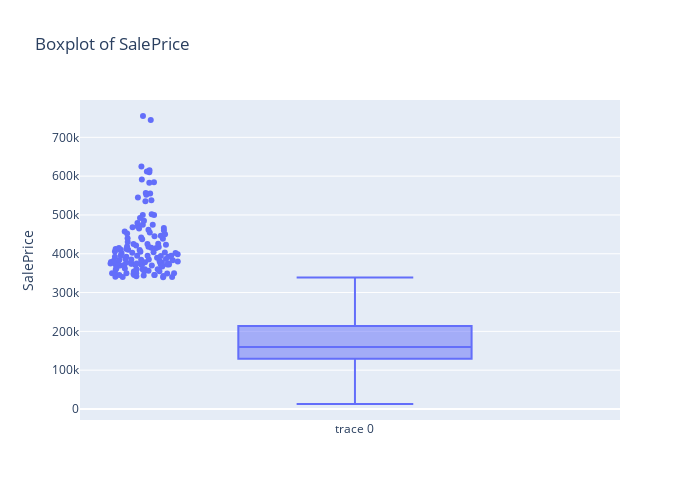

The code cell stored with this chart in its notebook:
### Markdown cell above
#### Univariate Analysis:

### Code cell
# Plotting the box plot of target feature to know outliers
plot_boxplot_for_target_col(df,'SalePrice')

### Figure 1 — Plotly figure (JSON) as saved in the notebook; plotly's stock layout.template omitted (floating-point values rounded to 4 significant figures; data arrays with more than 128 entries replaced by an {"elided": "..."} marker saying what was removed)
{"data": [{"boxpoints": "outliers", "jitter": 0.3, "pointpos": -1.8, "type": "box", "y": {"elided": "2930 int values"}}], "layout": {"height": 500, "title": {"text": "Boxplot of SalePrice"}, "width": 700, "yaxis": {"title": {"text": "SalePrice"}}}}
